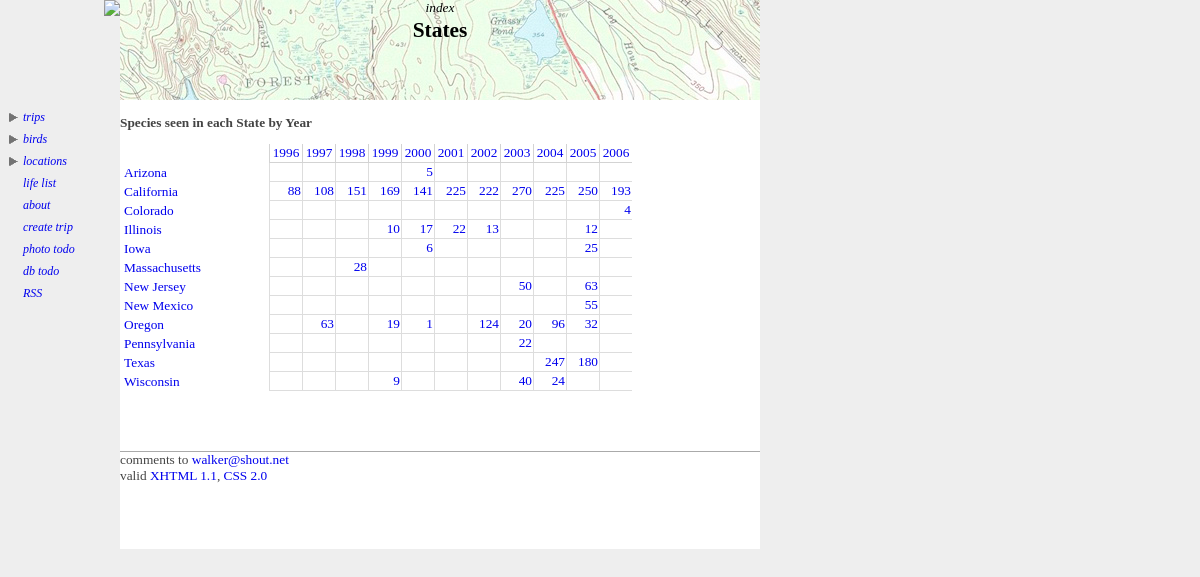
The app's page /stateindex.php with its own data.
### tables this page shows
CREATE TABLE state (
  objectid mediumint(9) NOT NULL auto_increment,
  Name varchar(16) default NULL,
  Abbreviation varchar(2) default NULL,
  Notes text,
  PRIMARY KEY  (objectid),
  KEY AbbreviationIndex (Abbreviation)
) TYPE=MyISAM;

### stateindex.php (the view, shortened to what this page needs)
<?php
require_once("./birdwalker.php");
require_once("./request.php");
$stateStats = performQuery("Get State Statistics",
  "SELECT
    location.State,
    count(distinct sighting.SpeciesAbbreviation) AS SpeciesCount,
    year(sighting.TripDate) AS theyear
  FROM location, sighting
  WHERE sighting.LocationName=location.Name
  GROUP BY location.State, theyear
  ORDER BY State, theyear");
$visitedStatesQuery = performQuery("Get List of visited States",
    "SELECT DISTINCT(state.objectid)
      FROM state, location, sighting
      WHERE state.Abbreviation=location.State and location.Name=sighting.LocationName ORDER BY state.Name");
while ($info = mysql_fetch_array($stateStats))
{
	$state = $info["State"];
	$year = $info["theyear"];
	$speciesCount = $info["SpeciesCount"];
	$table[$state][$year] = $speciesCount;
}
?>
    <div class="topright-location">
      <div class="pagekind">Index</div>
      <div class="pagetitle">States</div>
	</div>
    <div class="contentright">
    <div class="heading">
      Species seen in each State by Year
<table class="report-content" cellpadding=1 cellspacing=0 width=80%>
  <tr><td></td><? insertYearLabels() ?></tr>
<? while ($info = mysql_fetch_array($visitedStatesQuery))
   { $id = $info["objectid"];
	 $info = getStateInfo($id);
     $state = $info["Abbreviation"]; ?>
    <tr>
      <td><a href="./statedetail.php?stateid=<?= $info["objectid"] ?>"><?= getStateNameForAbbreviation($state) ?></a></td>
<?	  for ($year = getEarliestYear(); $year <= getLatestYear(); $year++)
	  { ?>
		  <td class="bordered" align="right">
<?
		if (array_key_exists($year, $table[$state]))
	    {
			echo "<a href=\"./specieslist.php?stateid=". $id . "&year=" . $year  . "\">" . $table[$state][$year] . "</a>";
		} ?>
         </td>
<?	  } ?>
    </tr>
<? } ?>
</table>
    </div>

### stylesheet.css (style rules this page uses)
body { background-color: #EEEEEE; }
.topright-location { left: 120px; width: 640px; top: 0px; height: 100px; position: absolute; background-image: url(./images/location-banner.jpg); }
.contentright { font: 10pt "Gill Sans", "Gill Sans MT", SansSerif; left: 120px; width: 640px; top: 100px; padding-bottom: 30px; background-color: white; position: absolute; }
.contentright a { text-decoration: none; }
.pagetitle { text-align: center; font: 16pt "Gill Sans", "Gill Sans MT", SansSerif; font-weight: bold; padding-top: 2px }
.heading { font: 10pt "Gill Sans", "Gill Sans MT", SansSerif; font-weight: bold; margin-top: 15px; margin-bottom: 5px; clear: both; color: #444444 }
.report-content { font: 10pt "Gill Sans", "Gill Sans MT", SansSerif; padding-left: 3px }
.bordered { border-left: solid 1px #DDDDDD; border-bottom: solid 1px #DDDDDD; width: 30px; text-align: right; }
.pagekind { text-transform: lowercase; text-align: center; font: 10pt "Gill Sans", "Gill Sans MT", SansSerif; font-style: italic; white-space: nowrap; }

### records on screen
state: getStateNameForAbbreviation($state) "Arizona", Abbreviation "5"
state: getStateNameForAbbreviation($state) "California", Abbreviation "88", Abbreviation "108", Abbreviation "151", Abbreviation "169", Abbreviation "141", Abbreviation "225", Abbreviation "222", Abbreviation "270", Abbreviation "250", Abbreviation "193"
state: getStateNameForAbbreviation($state) "Colorado", Abbreviation "4"
state: getStateNameForAbbreviation($state) "Illinois", Abbreviation "10", Abbreviation "17", Abbreviation "22", Abbreviation "13", Abbreviation "12"
state: getStateNameForAbbreviation($state) "Iowa", Abbreviation "6", Abbreviation "25"
state: getStateNameForAbbreviation($state) "Massachusetts", Abbreviation "28"
state: getStateNameForAbbreviation($state) "New Jersey", Abbreviation "50", Abbreviation "63"
state: getStateNameForAbbreviation($state) "New Mexico", Abbreviation "55"
state: getStateNameForAbbreviation($state) "Oregon", Abbreviation "63", Abbreviation "19", Abbreviation "1", Abbreviation "124", Abbreviation "20", Abbreviation "96", Abbreviation "32"
state: getStateNameForAbbreviation($state) "Pennsylvania", Abbreviation "22"
state: getStateNameForAbbreviation($state) "Texas", Abbreviation "247", Abbreviation "180"
state: getStateNameForAbbreviation($state) "Wisconsin", Abbreviation "9", Abbreviation "40", Abbreviation "24"
